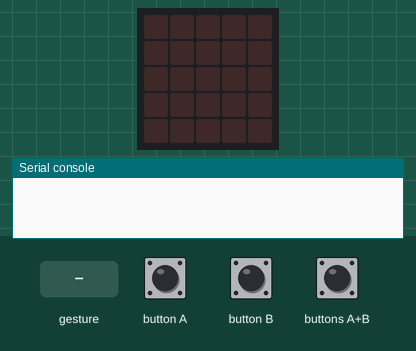
This program was run on a simulated BBC micro:bit (MakeCode). On the bench: the board's 5×5 LED display, the last lines printed to the serial console. Inputs (shaded band) come from the test bench. No radio messages arrive unless stated (any console line starting 'radio sent:' is added by the test bench); a tilt is held for 1.5 s and a shake lasts 1 s, then the board lies face up again.

Above: at 1.2 s.
1.3 s: button A pressed for 0.15 s
At 1.9 s:
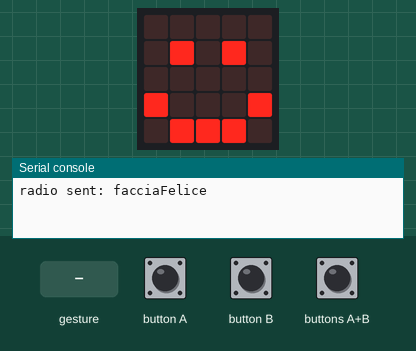
4.3 s: button B pressed for 0.15 s
At 5.4 s:
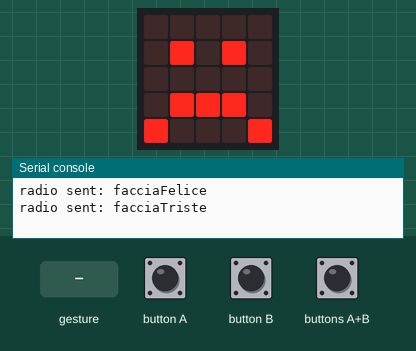
7.3 s: buttons A+B pressed for 0.15 s
At 8.5 s:
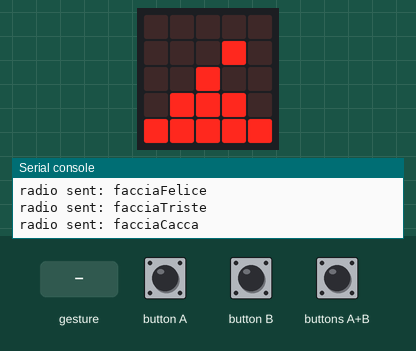
10.3 s: gesture 'shake'
At 11.7 s:
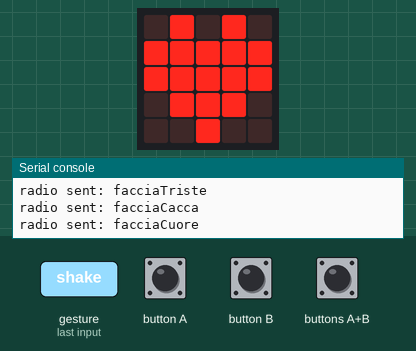
13.3 s: buttons A+B pressed for 1 s
At 14.7 s:
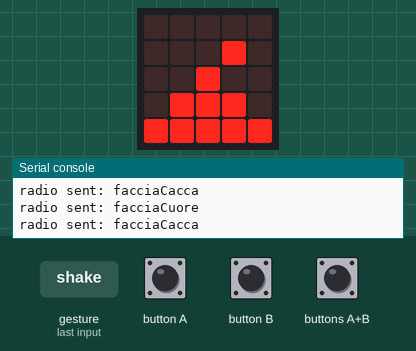
Timing chart, 0 to 16.3 s (numbered marks = the images above; inputs shaded):
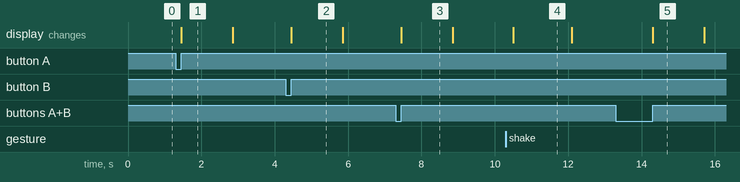

The program:

main.ts
```typescript
input.onButtonPressed(Button.A, function () {
    radio.sendString("" + (facciaFelice))
    basic.showLeds(`
        . . . . .
        . # . # .
        . . . . .
        # . . . #
        . # # # .
        `)
    basic.pause(1000)
    basic.clearScreen()
})
input.onGesture(Gesture.Shake, function () {
    radio.sendString("" + (facciaCuore))
    basic.showIcon(IconNames.Heart)
    basic.pause(1000)
    basic.clearScreen()
})
input.onButtonPressed(Button.AB, function () {
    radio.sendString("" + (facciaCacca))
    basic.showLeds(`
        . . . . .
        . . . # .
        . . # . .
        . # # # .
        # # # # #
        `)
    basic.pause(1000)
    basic.clearScreen()
})
radio.onReceivedString(function (receivedString) {
    if (receivedString == facciaFelice) {
        music.startMelody(music.builtInMelody(Melodies.JumpUp), MelodyOptions.Once)
        basic.showLeds(`
            . . . . .
            . # . # .
            . . . . .
            # . . . #
            . # # # .
            `)
        basic.pause(500)
        basic.showLeds(`
            . # . # .
            . . . . .
            . . . . .
            # . . . #
            . # # # .
            `)
        basic.pause(500)
        basic.clearScreen()
    } else if (receivedString == facciaTriste) {
        music.startMelody(music.builtInMelody(Melodies.JumpDown), MelodyOptions.Once)
        basic.showLeds(`
            . . . . .
            . # . # .
            . . . . .
            . # # # .
            # . . . #
            `)
        basic.pause(500)
        basic.showLeds(`
            . # . # .
            . . . . .
            . . . . .
            . # # # .
            # . . . #
            `)
        basic.pause(500)
        basic.clearScreen()
    } else if (receivedString == facciaCacca) {
        music.startMelody(music.builtInMelody(Melodies.Wawawawaa), MelodyOptions.Once)
        basic.showLeds(`
            . . . . .
            . . . # .
            . . # . .
            . # # # .
            # # # # #
            `)
        basic.pause(500)
        basic.showLeds(`
            . . . . .
            . # . . .
            . . # . .
            . # # # .
            # # # # #
            `)
        basic.pause(500)
        basic.clearScreen()
    } else if (receivedString == facciaCuore) {
        music.startMelody(music.builtInMelody(Melodies.Ode), MelodyOptions.Once)
        basic.showIcon(IconNames.Heart)
        basic.pause(500)
        basic.showIcon(IconNames.SmallHeart)
        basic.pause(500)
        basic.showIcon(IconNames.Heart)
        basic.pause(500)
        basic.clearScreen()
    }
})
input.onButtonPressed(Button.B, function () {
    radio.sendString("" + (facciaTriste))
    basic.showLeds(`
        . . . . .
        . # . # .
        . . . . .
        . # # # .
        # . . . #
        `)
    basic.pause(1000)
    basic.clearScreen()
})
let facciaCuore = ""
let facciaCacca = ""
let facciaTriste = ""
let facciaFelice = ""
radio.setGroup(5)
music.setVolume(0)
facciaFelice = "facciaFelice"
facciaTriste = "facciaTriste"
facciaCacca = "facciaCacca"
facciaCuore = "facciaCuore"
```

test.ts
```typescript
// i test vanno qui; questi non saranno compilati quando questo pacchetto viene usato come estensione.
```

Measured:
- after the input at 1.3 s, the display: changes after 0.15 s (image 1)
- after the input at 4.3 s, the display: changes after 0.15 s (image 2)
- after the input at 7.3 s, the display: changes after 0.15 s (image 3)
- after the input at 10.3 s, the display: changes after 0.20 s (image 4)
- after the input at 13.3 s, the display: changes after 1.0 s (image 5)
- what the display in image 1 shows lasts 1.4 s, from 1.5 s to 2.9 s
- what the display in image 4 shows lasts 1.6 s, from 10.5 s to 12.1 s
